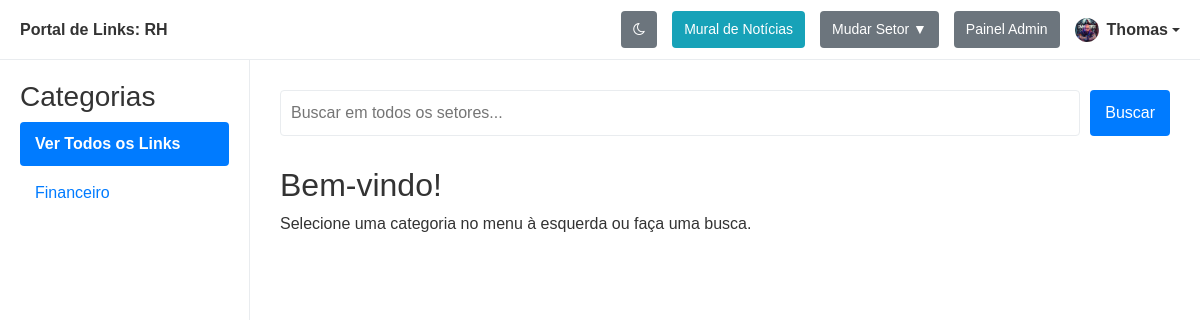
Page /setor/RH (signed in) on the committed database.
### app.py (models this page shows, shortened)
class Sector(db.Model):
    id = db.Column(db.Integer, primary_key=True)
    name = db.Column(db.String(100), unique=True, nullable=False)
    order_index = db.Column(db.Integer, nullable=False, default=0) # <-- Adicionar
    subcategories = db.relationship('Subcategory', back_populates='sector', lazy=True, cascade="all, delete-orphan")
    users = db.relationship('User', secondary=user_sectors_association, lazy='subquery',
                            back_populates='sectors')
    posts = db.relationship('Post', secondary=post_sectors_association, lazy='dynamic',
                            back_populates='sectors')

class User(db.Model, UserMixin):
    id = db.Column(db.Integer, primary_key=True)
    email = db.Column(db.String(120), unique=True, nullable=False)
    password_hash = db.Column(db.String(60), nullable=False)
    is_admin = db.Column(db.Boolean, nullable=False, default=False)
    name = db.Column(db.String(120), nullable=True)
    bio = db.Column(db.Text, nullable=True)
    profile_image_filename = db.Column(db.String(100), nullable=True)
    sectors = db.relationship('Sector', secondary=user_sectors_association, lazy='subquery',
                              back_populates='users')
    posts = db.relationship('Post', back_populates='author', lazy=True)
    read_posts = db.relationship('Post', secondary=user_read_posts, lazy='subquery',
                                backref=db.backref('read_by_users', lazy=True))

class Subcategory(db.Model):
    id = db.Column(db.Integer, primary_key=True)
    name = db.Column(db.String(100), nullable=False)
    order_index = db.Column(db.Integer, nullable=False, default=0) # <-- Adicionar
    sector_id = db.Column(db.Integer, db.ForeignKey('sector.id'), nullable=False)
    sector = db.relationship('Sector', back_populates='subcategories')
    links = db.relationship('Link', back_populates='subcategory', lazy=True, cascade="all, delete-orphan")

### app.py (the view)
@app.route('/setor/<sector_name>')
@login_required
def view_sector_dashboard(sector_name):
    sectors_for_dropdown = Sector.query.all() if current_user.is_admin else current_user.sectors
    current_sector = Sector.query.filter_by(name=sector_name).first_or_404()
    if not current_user.is_admin and current_sector not in current_user.sectors:
        flash('Você não tem permissão para acessar este setor.', 'danger')
        return redirect(url_for('dashboard'))
    subcategories_for_sidebar = Subcategory.query.filter_by(sector_id=current_sector.id).order_by(Subcategory.order_index).all()
    active_subcategory_name = request.args.get('view', None)
    search_term = request.args.get('search', None)
    links_to_show = []
    query = db.session.query(Link).join(Subcategory).filter(Subcategory.sector_id == current_sector.id)
    if search_term:
        active_subcategory_name = None
        links_to_show = query.filter(Link.name.ilike(f'%{search_term}%')).order_by(Link.order_index).all()
    elif active_subcategory_name:
        links_to_show = query.filter(Subcategory.name == active_subcategory_name).order_by(Link.order_index).all()
    else:
        links_to_show = query.order_by(Link.order_index).all()
    unread_count = 0
    user_sector_ids = [s.id for s in current_user.sectors]
    all_posts_query = Post.query.join(Post.sectors).filter(Sector.id.in_(user_sector_ids))
    read_post_ids = [p.id for p in current_user.read_posts]
    unread_count = all_posts_query.filter(Post.id.notin_(read_post_ids)).count()
    return render_template('dashboard.html',
                           sectors_for_dropdown=sectors_for_dropdown,
                           current_sector=current_sector,
                           subcategories=subcategories_for_sidebar,
                           active_subcategory_name=active_subcategory_name,
                           links_to_show=links_to_show,
                           search_term=search_term,
                           unread_count=unread_count)

### app.py (called while the page is built)
@login_manager.user_loader
def load_user(user_id):
    return db.session.get(User, int(user_id))

### templates/dashboard.html (shortened to what this page needs)
<!DOCTYPE html>
<html lang="pt-br">
<head>
    <link href="https://cdn.jsdelivr.net/npm/bootstrap@5.3.2/dist/css/bootstrap.min.css" rel="stylesheet">
    <link rel="stylesheet" href="https://cdnjs.cloudflare.com/ajax/libs/font-awesome/4.7.0/css/font-awesome.min.css">
</head>
<body>
    <header class="header">
        <div class="header-left">
            Portal de Links: <strong>{{ current_sector.name }}</strong>
        </div>
        <div class="header-right">
            <a href="#" id="darkModeToggleUser" class="admin-button" title="Alternar Modo Escuro"><i class="fa fa-moon-o"></i></a>
            <a href="{{ url_for('view_sector_home', sector_name=current_sector.name) }}" class="admin-button position-relative" style="background-color: #17a2b8;">
                Mural de Notícias
            </a>
            {% if current_user.is_admin or current_user.sectors|length > 1 %}
            <div class="sector-dropdown">
                <button>Mudar Setor ▼</button>
            </div>
            {% endif %}
            {% if current_user.is_admin %}
                <a href="{{ url_for('admin.index') }}" class="admin-button">Painel Admin</a>
            {% endif %}
            <div class="dropdown">
                <a href="#" class="d-flex align-items-center text-decoration-none dropdown-toggle" id="userMenuButton" data-bs-toggle="dropdown" aria-expanded="false" style="color: var(--text-color);">
                    {% if current_user.profile_image_filename %}
                        <img src="{{ url_for('static', filename='uploads/' + current_user.profile_image_filename) }}"
                             class="rounded-circle" style="width: 24px; height: 24px; object-fit: cover; margin-right: 8px;">
                    {% endif %}
                    <strong>{{ current_user.name or current_user.email }}</strong>
                </a>
            </div>
        </div>
    </header>
    <div class="page-container">
        <aside class="sidebar">
            <h3>Categorias</h3>
            <ul>
                <li>
                    <a href="{{ url_for('view_sector_dashboard', sector_name=current_sector.name) }}"
                    class="{{ 'active' if not active_subcategory_name and not search_term else '' }}">
                        <strong>Ver Todos os Links</strong>
                    </a>
                </li>
                {% for subcategory in subcategories %}
                    <li>
                        <a href="{{ url_for('view_sector_dashboard', sector_name=current_sector.name, view=subcategory.name) }}"
                        class="{{ 'active' if subcategory.name == active_subcategory_name else '' }}">
                            {{ subcategory.name }}
                        </a>
                    </li>
                {% endfor %}
            </ul>
        </aside>
        <main class="main-content">
            <form method="GET" action="{{ url_for('view_sector_dashboard', sector_name=current_sector.name) }}" class="search-form">
                <input type="search" name="search" placeholder="Buscar em {{ 'todos os setores' if current_user.is_admin else 'seus setores' }}..." value="{{ search_term or '' }}">
                <button type="submit">Buscar</button>
            </form>
            {% if search_term %}
                <h2>Resultados da busca por: "{{ search_term }}"</h2>
            {% elif active_subcategory_name %}
                <h2>{{ active_subcategory_name }}</h2>
            {% else %}
                <h2>Bem-vindo!</h2>
                <p>Selecione uma categoria no menu à esquerda ou faça uma busca.</p>
            {% endif %}
        </main>
    </div>
</body>
</html>

### templates/dashboard.html (style rules this page uses)
:root { --bg-color: #f4f4f9; --sidebar-bg: #ffffff; --header-bg: #ffffff; --main-content-bg: #ffffff; --text-color: #333; --link-color: #007bff; --active-link-bg: #007bff; --active-link-text: #ffffff; --border-color: #e9ecef; --card-bg: #f8f9fa; }
body { font-family: sans-serif; background-color: var(--bg-color); color: var(--text-color); margin: 0; display: flex; flex-direction: column; height: 100vh; transition: background-color 0.2s, color 0.2s; }
.header { background-color: var(--header-bg); padding: 0 20px; border-bottom: 1px solid var(--border-color); display: flex; justify-content: space-between; align-items: center; height: 60px; flex-shrink: 0; }
.header-left { font-weight: bold; }
.header-right { display: flex; align-items: center; gap: 15px; }
.sector-dropdown { position: relative; display: inline-block; }
.sector-dropdown button, .admin-button { background-color: #6c757d; color: white; padding: 8px 12px; border: none; border-radius: 4px; cursor: pointer; text-decoration: none; font-size: 14px; }
.page-container { display: flex; flex-grow: 1; overflow: hidden; }
.sidebar { background-color: var(--sidebar-bg); width: 250px; padding: 20px; border-right: 1px solid var(--border-color); flex-shrink: 0; overflow-y: auto; }
.sidebar h3 { margin-top: 0; }
.sidebar ul { list-style: none; padding: 0; }
.sidebar ul li a { display: block; padding: 10px 15px; text-decoration: none; color: var(--link-color); border-radius: 4px; margin-bottom: 5px; }
.sidebar ul li a.active { background-color: var(--active-link-bg); color: var(--active-link-text); }
.main-content { background-color: var(--main-content-bg); padding: 30px; flex-grow: 1; overflow-y: auto; }
.search-form { display: flex; gap: 10px; margin-bottom: 30px; }
.search-form input { flex-grow: 1; padding: 10px; border: 1px solid var(--border-color); border-radius: 4px; }
.search-form button { padding: 10px 15px; border: none; background-color: var(--link-color); color: white; border-radius: 4px; cursor: pointer; }

### rows in the picture
Sector: name "RH"
User: profile_image_filename (picture), name "Thomas", search "Buscar em todos os setores..."
Subcategory: name "Financeiro"
